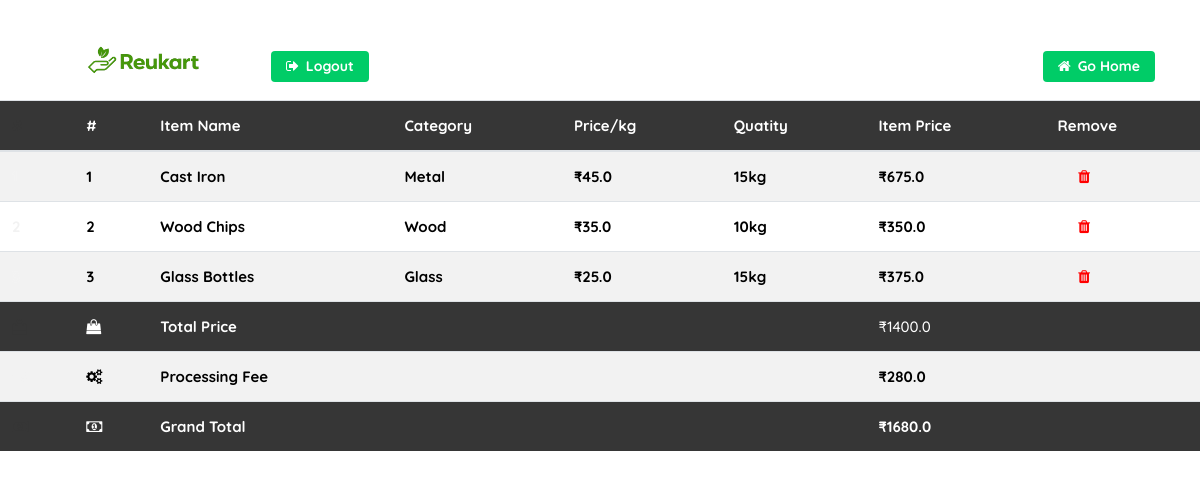
The app's page /order_list (signed in) with its own data.
### core/models.py (models this page shows, shortened)
class OrderItem(models.Model):
    user = models.ForeignKey(User, on_delete=models.CASCADE)
    ordered = models.BooleanField(default=False)
    product = models.ForeignKey(Product, on_delete=models.CASCADE, null=True)
    def get_total_item_price(self):
        return self.product.quantity * self.product.price
    def get_final_price(self):
        return self.get_total_item_price()

class Product(models.Model):
    poster = models.ForeignKey(Customer, on_delete=models.CASCADE, null=True)
    name = models.CharField(max_length=100, blank=True)
    category = models.ForeignKey(Category, on_delete=models.CASCADE, blank=True)
    description = models.CharField(max_length=200, blank=True)
    price = models.FloatField(default=0.0, blank=True)
    quantity = models.IntegerField(default=0, blank=True)
    address = models.CharField(max_length=200, blank=True)
    city = models.CharField(max_length=100, blank=True)
    zip_code = models.CharField(max_length=15, blank=True)
    phone = models.CharField(max_length=12, null=True)
    image = models.ImageField(upload_to='images/', blank=True)
    available = models.BooleanField(default=True, blank=True)

class Category(models.Model):
    category_name = models.CharField(max_length=100)
    def __str__(self):
        return self.category_name

class Order(models.Model):
    user = models.ForeignKey(User, on_delete=models.CASCADE)
    items = models.ManyToManyField(OrderItem)
    start_date = models.DateTimeField(auto_now_add=True)
    ordered_date = models.DateTimeField()
    ordered = models.BooleanField(default=False)
    order_id = models.CharField(max_length=100, unique=True, default=None, blank=True, null=True)
    datetime_of_payment = models.DateTimeField(auto_now_add=True)
    order_delivered = models.BooleanField(default=False)
    order_received = models.BooleanField(default=False)
    razorpay_order_id = models.CharField(max_length=500, null=True, blank=True)
    razorpay_payment_id = models.CharField(max_length=500, null=True, blank=True)
    razorpay_signature = models.CharField(max_length=500, null=True, blank=True)
    def get_total_price(self):
        total = 0
        for order_item in self.items.all():
            total += order_item.get_final_price()
        return total
    def get_process_fee(self):
        final_price = self.get_total_price()
        process_fee = 0
        if final_price <= 1000:
            process_fee = 0.15 * final_price
        elif final_price <= 5000:
            process_fee = 0.20 * final_price
        else:
            process_fee = 0.25 * final_price
        return process_fee
    def get_grand_total(self):
        grand_total = 0
        grand_total = self.get_total_price() + self.get_process_fee()
        return grand_total

### core/views.py (the view)
# urls.py: path('order_list', views.order_list, name='order_list'),
def order_list(request):
    if Order.objects.filter(user=request.user, ordered=False).exists():
        order = Order.objects.get(user=request.user, ordered=False)
        return render(request, 'core/order_list.html', {'order' : order})
    return render(request, 'core/order_list.html', {'message' : 'Cart is Empty!'})

### templates/core/order_list.html (shortened to what this page needs)
<!DOCTYPE html>
{% load static %}
<html lang="en">
  <head>
    <link rel="stylesheet" type="text/css" href="{% static 'css/bootstrap.min.css' %}">
    <link rel="stylesheet" type="text/css" href="{% static 'fonts/line-icons.css' %}">
    <link rel="stylesheet" type="text/css" href="{% static 'css/slicknav.css' %}">
    <link rel="stylesheet" type="text/css" href="{% static 'css/animate.css' %}">
    <link rel="stylesheet" type="text/css" href="{% static 'css/owl.carousel.css' %}">
    <link rel="stylesheet" type="text/css" href="{% static 'css/main.css' %}">
    <link rel="stylesheet" type="text/css" href="{% static 'css/responsive.css' %}">
    <link rel="stylesheet" href="https://cdnjs.cloudflare.com/ajax/libs/font-awesome/4.7.0/css/font-awesome.min.css">
  </head>
  <body>
    <header id="header-wrap" style="padding-bottom: 100px;">
      <nav class="navbar navbar-expand-lg fixed-top scrolling-navbar">
        <div class="container">
          <div class="navbar-header">
            <a href="{% url 'index' %}" class="navbar-brand"><img src="{% static 'img/logo1.png' %}" alt=""></a>
          </div>
          <div class="collapse navbar-collapse" id="main-navbar">
            <ul class="navbar-nav mr-auto">
              {% if user.is_authenticated %}
              <li class="nav-item">
                <a class="tg-btn" href="{% url 'user_logout' %}" aria-haspopup="true" aria-expanded="false"><i class="fa fa-sign-out"></i>
                  <b>Logout</b>
                </a>
              </li>
              {% endif %}
            </ul>
            <a class="tg-btn" href="{% url 'index' %}">
              <i class="fa fa-home"></i> <b>Go Home</b>
            </a>
          </div>
        </div>
      </nav>
    </header>
    <table class="table table-striped">
      <thead>
        <tr>
          <th scope="col"><span style="color:#363636">#</span></th>
          <th scope="col">#</th>
          <th scope="col">Item Name</th>
          <th scope="col">Category</th>
          <th scope="col">Price/kg</th>
          <th scope="col">Quatity</th>
          <th scope="col">Item Price</th>
          <th scope="col">Remove</th>
        </tr>
      </thead>
      <tbody>
        {% for order_item in order.items.all %}
        <tr>
          <th scope="row"><b><span style="color:#f2f2f2">{{ forloop.counter }}</span></b></th>
          <th scope="row"><b>{{ forloop.counter }}</b></th>
          <td><b>{{ order_item.product.name }}</b></td>
          <td><b>{{ order_item.product.category }}</b></td>
          <td><b>₹{{ order_item.product.price }}</b></td>
          <td><b>{{ order_item.product.quantity }}kg</b></td>
          <td><b>₹{{ order_item.get_total_item_price }}</b></td>
          <td><a href="{% url 'remove_from_cart' order_item.product.pk %}"><span style="color:red">&nbsp;&nbsp;&nbsp;&nbsp;&nbsp;<i class="fa fa-trash"></i></span></a></td>
        </tr>
        {% endfor %}
        {% if order.get_total_price %}
        <tr class="row100 body" style="background-color:#363636;">
          <td class="cell100 column1"><span style="color: #363636";><i class="fa fa-shopping-bag"></i></span></td>
          <td class="cell100 column2"><span style="color: #ffffff";><i class="fa fa-shopping-bag"></i></span></td>
          <td class="cell100 column3" style="color: #ffffff;"><b>Total Price</b></td>
          <td class="cell100 column4"></td>
          <td class="cell100 column5"></td>
          <td class="cell100 column6"></td>
          <td class="cell100 column7" style="color:#ffffff;">₹{{ order.get_total_price }}</td>
          <td class="cell100 column8"></td>
        </tr>
        <tr class="row100 body" style="background-color:#f2f2f2;">
          <td class="cell100 column1"><span style="color: #f2f2f2";><i class="fa fa-cogs"></i></span></td>
          <td class="cell100 column2"><i class="fa fa-cogs"></i></td>
          <td class="cell100 column3"><b>Processing Fee</b></td>
          <td class="cell100 column4"></td>
          <td class="cell100 column5"></td>
          <td class="cell100 column6"></td>
          <td class="cell100 column7"><b>₹{{ order.get_process_fee }}</b></td>
          <td class="cell100 column8"></td>
        </tr>
        <tr class="row100 body" style="background-color:#363636;">
          <td class="cell100 column1" style="color:#363636;"><i class="fa fa-money"></i></td>
          <td class="cell100 column2" style="color:#ffffff;"><i class="fa fa-money"></i></td>
          <td class="cell100 column3" style="color:#ffffff;"><b>Grand Total</b></td>
          <td class="cell100 column4"></td>
          <td class="cell100 column5"></td>
          <td class="cell100 column6"></td>
          <td class="cell100 column7" style="color:#ffffff;"><b>₹{{ order.get_grand_total }}</b></td>
          <td class="cell100 column8"></td>
        </tr>
      </tbody>
    </table>
    <br>
    {% endif %}
  </body>

### static/css/main.css (style rules this page uses)
html { overflow-x: hidden; }
body { background: #fff; font-size: 14px; font-weight: 400; font-family: "Quicksand", sans-serif; -webkit-box-sizing: border-box; -moz-box-sizing: border-box; box-sizing: border-box; -webkit-font-smoothing: subpixel-antialiased; color: #333; line-height: 25px; -webkit-backface-visibility: hidden; backface-visibility: hidden; overflow-x: hidden; }
a { -webkit-transition: all 0.2s linear; -moz-transition: all 0.2s linear; -o-transition: all 0.2s linear; transition: all 0.2s linear; }
ul, ol { list-style: outside none none; margin: 0; padding: 0; }
ul li, ol li { list-style: none; }
.navbar-brand { position: relative; padding: 0px; }
.navbar-brand img { width: 200px; }
.navbar { padding: 0; }
.tg-btn { color: #ffffff; font-size: 14px; padding: 3px 15px 3px; margin-left: 10px; position: relative; background: #00cc67; text-align: center; border-radius: 4px; display: inline-block; text-transform: capitalize; }
.tg-btn i { margin-right: 3px; }

### templates/core/order_list.html (style rules this page uses)
table { font-size: 15px; font-weight: 500; color: #000000; }
thead { background-color: #363636; color: #ffffff; }

### records on screen
OrderItem: product.name "Cast Iron", product.category "Metal", product.price "45.0", product.quantity "15", get_total_item_price "675.0"
OrderItem: product.name "Wood Chips", product.category "Wood", product.price "35.0", product.quantity "10", get_total_item_price "350.0"
OrderItem: product.name "Glass Bottles", product.category "Glass", product.price "25.0", product.quantity "15", get_total_item_price "375.0"
Order: get_total_price "1400.0", get_process_fee "280.0", get_grand_total "1680.0"
